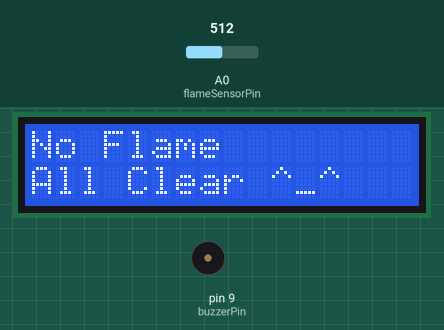
The sketch below on a simulated Arduino Uno, built with avr-gcc and run on an emulated ATmega328P. Parts: 16×2 character LCD, buzzer (waves = sounding, pin HIGH). The test bench sets the inputs (shaded band); at power-on: A0 (flameSensorPin) = 512. What the sketch prints to the serial monitor is not drawn.

Above: at 3.3 s.
3.4 s: A0 (flameSensorPin) set to 492
At 4.0 s:
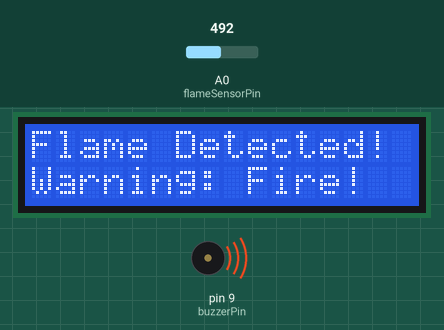
5.2 s: A0 (flameSensorPin) set to 510
At 6.4 s:
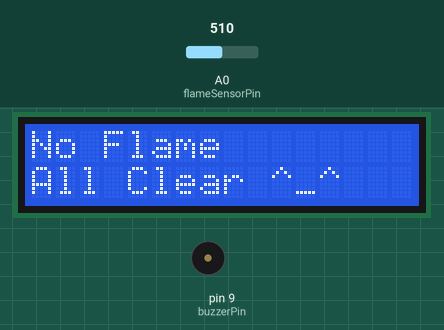
6.8 s: A0 (flameSensorPin) set to 490
At 7.6 s:
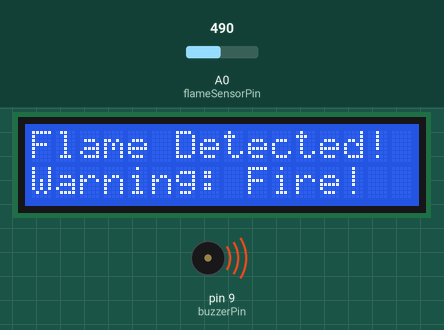
Timing chart, 0 to 9.8 s (numbered marks = the images above; inputs shaded):
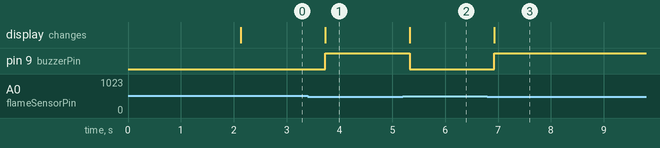

The sketch:

FlameDetectionSystem.ino
```cpp
// Include required libraries
#include <Wire.h>
#include <LiquidCrystal_I2C.h>

// Initialize the I2C LCD with the address (commonly 0x27 or 0x3F)
LiquidCrystal_I2C lcd(0x27, 16, 2);

// Define the flame sensor and buzzer pins
const int flameSensorPin = A0;
const int buzzerPin = 9; // Connect the buzzer to digital pin 9

// Threshold for flame detection (adjust as needed)
const int flameThreshold = 500;

void setup() {
  // Initialize the LCD
  lcd.init();
  lcd.backlight();

  // Initialize serial communication for debugging
  Serial.begin(9600);

  // Set up the flame sensor and buzzer pins
  pinMode(flameSensorPin, INPUT);
  pinMode(buzzerPin, OUTPUT);

  // Display a startup message
  lcd.setCursor(0, 0);
  lcd.print("Flame Detector   "); // Pad with spaces to clear line
  lcd.setCursor(0, 1);
  lcd.print("Emman & Jhian    "); // Pad with spaces to clear line
  delay(2000);
  lcd.clear();
}

void loop() {
  // Read the value from the flame sensor
  int sensorValue = analogRead(flameSensorPin);

  // Display the sensor value on the serial monitor
  Serial.print("Flame Sensor Value: ");
  Serial.println(sensorValue);

  // Check if the sensor value is below the threshold
  if (sensorValue < flameThreshold) {
    // Flame detected
    lcd.setCursor(0, 0);
    lcd.print("Flame Detected!  "); // Pad with spaces to clear line
    lcd.setCursor(0, 1);
    lcd.print("Warning: Fire!   "); // Pad with spaces to clear line
    digitalWrite(buzzerPin, HIGH); // Turn the buzzer on
  } else {
    // No flame detected
    lcd.setCursor(0, 0);
    lcd.print("No Flame         "); // Pad with spaces to clear line
    lcd.setCursor(0, 1);
    lcd.print("All Clear ^_^    "); // Pad with spaces to clear line
    digitalWrite(buzzerPin, LOW); // Turn the buzzer off
  }

  // Wait for a short period before the next reading
  delay(500);
}
```

Measured:
- the behaviour switches between 500 and 499 on A0 (flameSensorPin) (found by bisection; images 0 and 1)
- after the input at 3.4 s, pin 9 (buzzerPin): LOW → HIGH after 0.33 s; the display: changes after 0.33 s (image 1)
- after the input at 5.2 s, pin 9 (buzzerPin): HIGH → LOW after 0.13 s; the display: changes after 0.13 s (image 2)
- after the input at 6.8 s, pin 9 (buzzerPin): LOW → HIGH after 0.13 s; the display: changes after 0.13 s (image 3)
